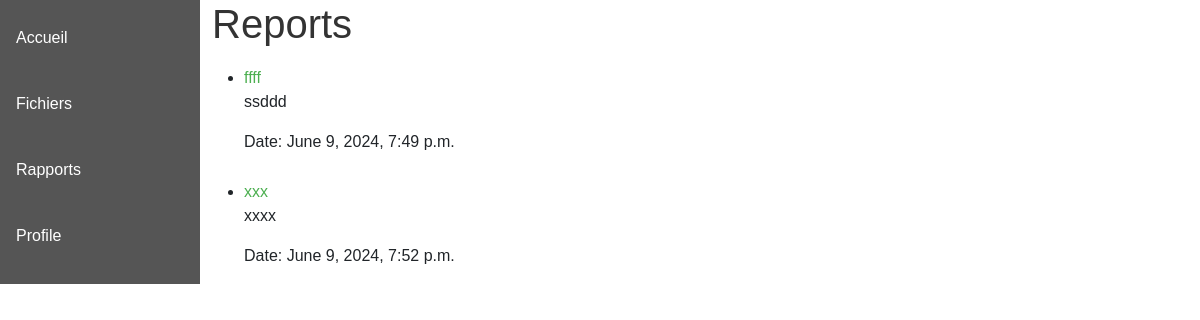
The page /reports/ on the database its author committed.
### core/models.py (models this page shows)
class Report(models.Model):
    name = models.CharField(max_length=100)
    description = models.TextField()
    generated_at = models.DateTimeField(auto_now_add=True)
    image = models.ImageField(upload_to='reports/images/', null=True, blank=True, default='default_image.png')
    image_par_heure = models.ImageField(upload_to='reports/images/', null=True, blank=True, default='default_image_par_heure.png')
    file = models.FileField(upload_to='reports/files/')

### core/views.py (the view)
# urls.py: path('reports/', views.reports, name='reports'),
def reports(request):
    reports = Report.objects.all()
    return render(request, 'core/reports.html', {'reports': reports})

### core/templates/core/reports.html (shortened to what this page needs)
{% extends "base.html" %}
{% block content %}
    <h1>Reports</h1>
    <ul>
        {% for report in reports %}
            <li>
                <a href="{% url 'core:report_details' report.id %}">{{ report.name }}</a>
                <p>{{ report.description }}</p>
                <p>Date: {{ report.generated_at }}</p>
            </li>
        {% endfor %}
    </ul>
{% endblock content %}

### static/style.css (style rules this page uses)
* { margin: 0; background-color: white; }
body { font-family: Arial, sans-serif; padding: 0; }
h1, h2 { color: #333; }
a { display: inline-block; margin-top: 10px; text-decoration: none; color: #4CAF50; }

### rows shown on the page
Report: name "ffff", description "ssddd", generated_at "June 9, 2024, 7:49 p.m."
Report: name "xxx", description "xxxx", generated_at "June 9, 2024, 7:52 p.m."
